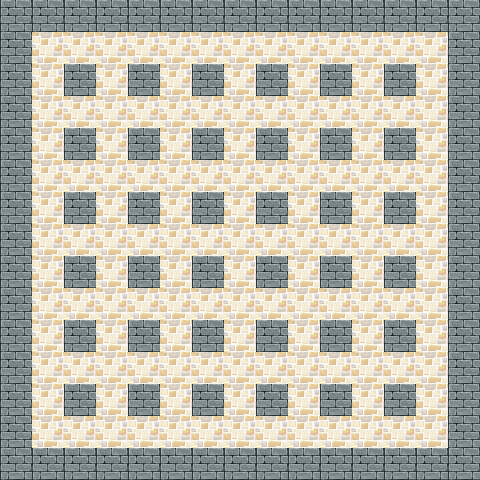

A level layout from a 2D game, rendered from its tile map. Below: a short description, then the map file with tile-grid data replaced by summaries:
An orthogonal 15x15 tile map with 32x32 px tiles, 2 tile layers (layer1, chao).

<map version="1.0" orientation="orthogonal" renderorder="right-down" width="15" height="15" tilewidth="32" tileheight="32" nextobjectid="1">
 <tileset firstgid="1" name="a2-tiles-with-overlays_2" tilewidth="32" tileheight="32" tilecount="192">
  <image source="a2-tiles-with-overlays_2.png" width="512" height="384" />
 </tileset>
 <layer name="layer1" width="15" height="15">
  <data>[225 cells, 92 non-empty, 1 distinct tile ids]</data>
 </layer>
 <layer name="chao" width="15" height="15">
  <data>[225 cells, 133 non-empty, 1 distinct tile ids]</data>
 </layer>
</map>
